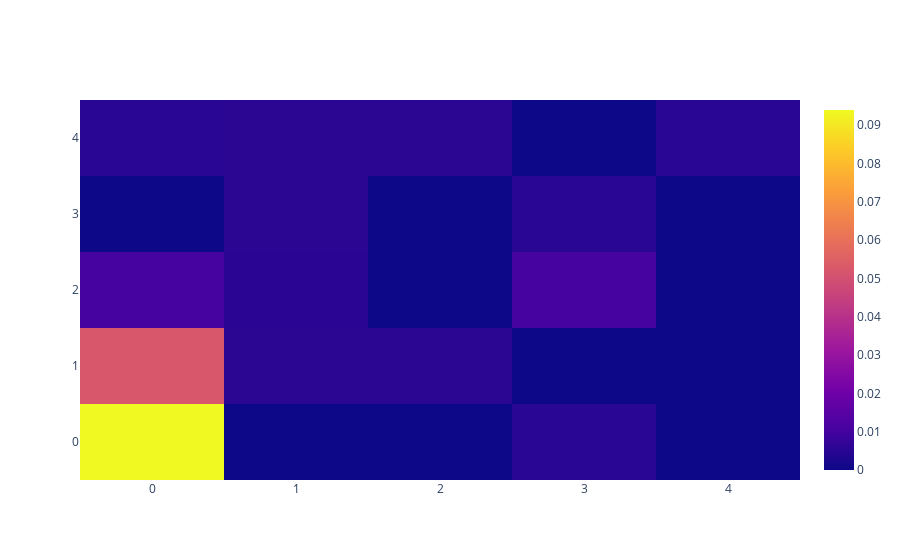

Notebook cell for this chart:
### Code cell
import plotly.graph_objects as go

fig = go.Figure(data=go.Heatmap(z=heatmap))
fig.show()

### Figure 1 — Plotly figure (JSON) as saved in the notebook; plotly's stock layout.template omitted (floating-point values rounded to 4 significant figures)
{"data": [{"type": "heatmap", "z": [[0.09398, 0, 0, 0.005221, 0], [0.05221, 0.005221, 0.005221, 0, 0], [0.01044, 0.005221, 0, 0.01044, 0], [0, 0.005221, 0, 0.005221, 0], [0.005221, 0.005221, 0.005221, 0, 0.005221]]}], "layout": {}}
